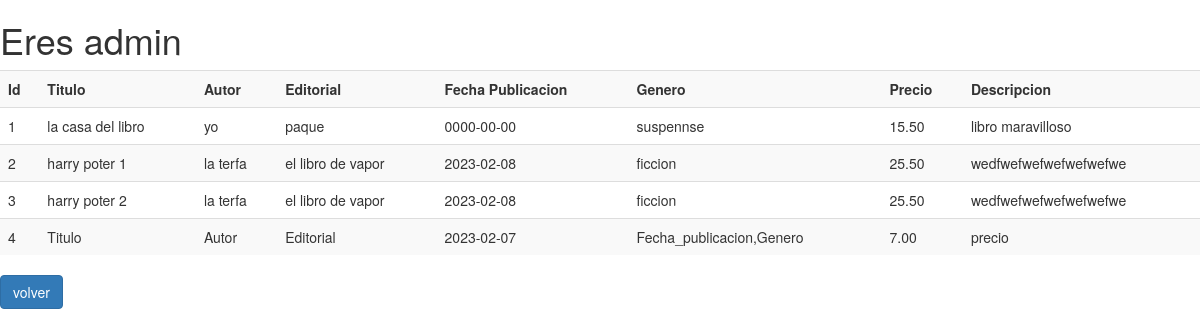
Screenshot of /php/verLibros.php with the database file from the repository.
### tables this page shows
CREATE TABLE `libros` (
  `id` int(11) NOT NULL,
  `Titulo` varchar(255) NOT NULL,
  `Autor` varchar(255) NOT NULL,
  `Editorial` varchar(255) NOT NULL,
  `Fecha_publicacion` date NOT NULL,
  `Genero` varchar(255) NOT NULL,
  `Precio` decimal(10,2) NOT NULL,
  `Imagen` varchar(255) NOT NULL,
  `Descripción` text NOT NULL
);

### php/verLibros.php (the view, shortened to what this page needs)
<!doctype html>
<html lang="es">
<head>
  <link rel="stylesheet" type="text/css" href="../source/css/bootstrap.min.css">
</head>
<body>
  <main>
<h1 > Eres admin</h1>
  </main>
  <?php
$conn = $db = conect();
$sql = "SELECT * FROM libros";
$result = mysqli_query($conn, $sql);
if (mysqli_num_rows($result) > 0) {
    echo "<table class= \"table table-dark table-striped\">";
    echo "<tr>";
    echo "<th>Id</th>";
    echo "<th>Titulo</th>";
    echo "<th>Autor</th>";
    echo "<th>Editorial</th>";
    echo "<th>Fecha Publicacion</th>";
    echo "<th>Genero</th>";
    echo "<th>Precio</th>";
    echo "<th>Descripcion</th>";
    echo "</tr>";
    while ($row = mysqli_fetch_assoc($result)) {
        echo "<tr>";
        echo "<td>" . $row["id"] . "</td>";
        echo "<td>" . $row["Titulo"] . "</td>";
        echo "<td>" . $row["Autor"] . "</td>";
        echo "<td>" . $row["Editorial"] . "</td>";
        echo "<td>" . $row["Fecha_publicacion"] . "</td>";
        echo "<td>" . $row["Genero"] . "</td>";
        echo "<td>" . $row["Precio"] . "</td>";
        echo "<td>" . $row["Descripción"] . "</td>";
        echo "</tr>";
    }
    echo "</table>";
  }
  echo "<th> <a class=\"btn btn-primary \" href=\"panelad.php\" aria-current=\"page\">volver</a></th>";
    ?>
</body>
</html>

### rows the page displays
libros: id "1", Titulo "la casa del libro", Autor "yo", Editorial "paque", Fecha_publicacion "0000-00-00", Genero "suspennse", Precio "15.50", Descripción "libro maravilloso"
libros: id "2", Titulo "harry poter 1", Autor "la terfa", Editorial "el libro de vapor", Fecha_publicacion "2023-02-08", Genero "ficcion", Precio "25.50", Descripción "wedfwefwefwefwefwefwe"
libros: id "3", Titulo "harry poter 2", Autor "la terfa", Editorial "el libro de vapor", Fecha_publicacion "2023-02-08", Genero "ficcion", Precio "25.50", Descripción "wedfwefwefwefwefwefwe"
libros: id "4", Titulo "Titulo", Autor "Autor", Editorial "Editorial", Fecha_publicacion "2023-02-07", Genero "Fecha_publicacion,Genero", Precio "7.00", Descripción "precio"
